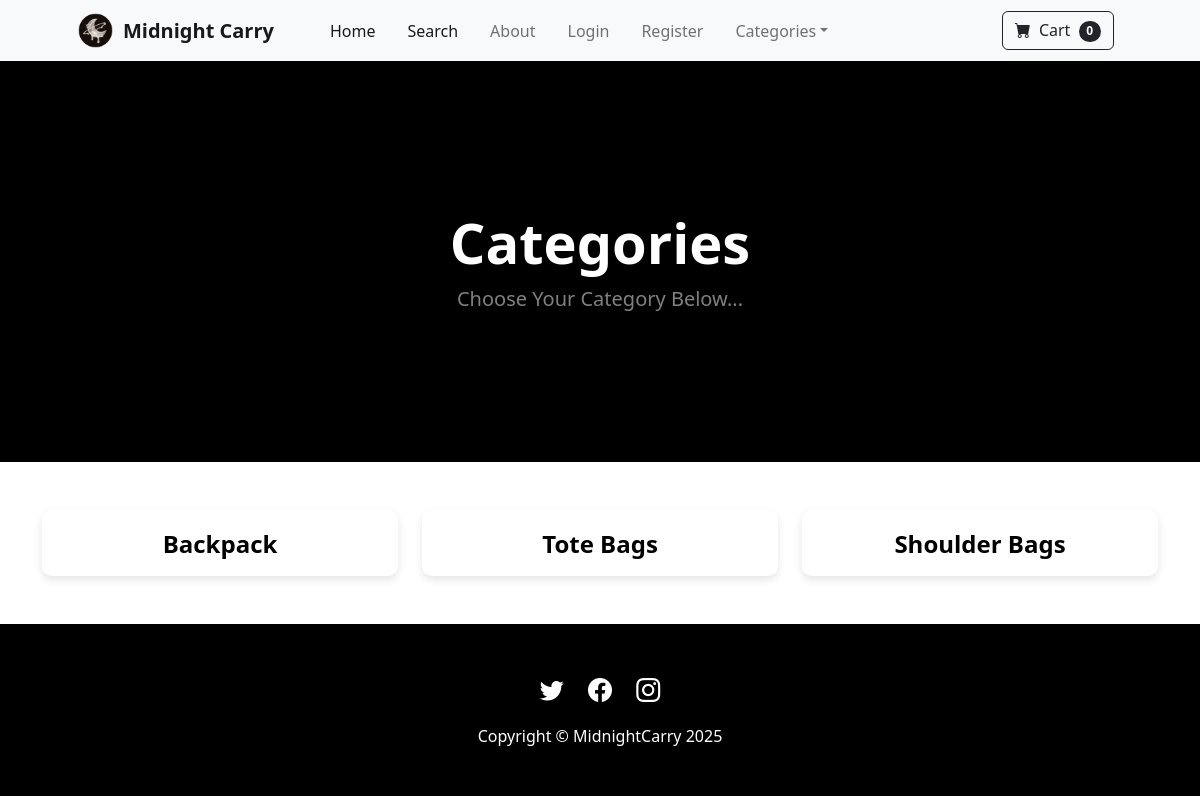
The app's page /category_summary/ with its own data.
### store/models.py (models this page shows)
class Category(models.Model):
	name = models.CharField(max_length=50)
	def __str__(self):
		return self.name
	class Meta:
		verbose_name_plural = 'categories'

### store/views.py (the view)
# urls.py: path('category_summary/', views.category_summary, name='category_summary'),
def category_summary(request):
	categories = Category.objects.all()
	return render(request, 'category_summary.html', {"categories":categories})

### cart/cart.py (called while the page is built)
	def __len__(self):
		return len(self.cart)

### cart/context_processors.py (called while the page is built)
def cart(request):
	return {'cart': Cart(request)}

### store/templates/category_summary.html (shortened to what this page needs)
{% extends 'base.html' %}
{% block content %}
<header class="category-header">
    <div class="container px-4 px-lg-5 my-5">
        <div class="text-center text-white">
            <h1 class="display-4 fw-bolder">Categories</h1>
            <p class="lead fw-normal text-white-50 mb-0">Choose Your Category Below...</p>
        </div>
    </div>
</header>
<div class="container my-5">
    <div class="row row-cols-1 row-cols-md-3 g-4">
        {% for category in categories %}
        <div class="col">
            <div class="card category-card">
                <div class="card-body text-center">
                    <h3 class="card-title mb-0"><a class="category-link" href="{% url 'category' category %}">{{ category }}</a></h3>
                </div>
            </div>
        </div>
        {% endfor %}
    </div>
</div>
{% endblock %}

### store/templates/category_summary.html (style rules this page uses)
.category-header { background-color: #000000; color: white; padding: 100px 0; }
.category-card { border: none; border-radius: 10px; box-shadow: 0 4px 8px rgba(0,0,0,0.1); transition: background-color 0.2s, transform 0.2s; }
.category-link { text-decoration: none; color: #000000; font-size: 1.5rem; font-weight: bold; }

### records on screen
Category: name "Backpack"
Category: name "Tote Bags"
Category: name "Shoulder Bags"

### other values on screen
{{ cart|length }} "0"
